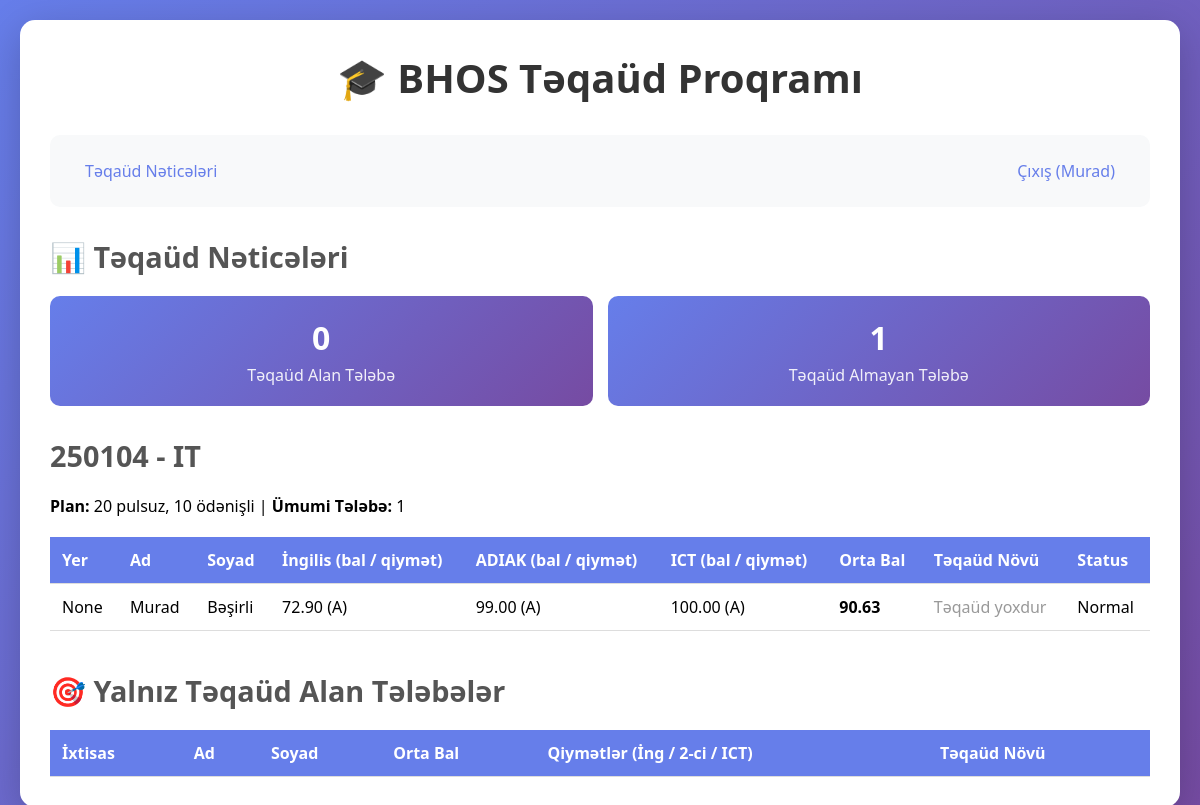
The app's page /calculate (signed in) with its own data.
### app.py (models this page shows, shortened)
class Student(db.Model):
    id = db.Column(db.Integer, primary_key=True)
    ixtisas_id = db.Column(db.Integer, nullable=False, index=True)
    name = db.Column(db.String(100), nullable=False)
    surname = db.Column(db.String(100), nullable=False)
    english_point = db.Column(db.Float, nullable=False)
    adiak_point = db.Column(db.Float, default=0)
    history_point = db.Column(db.Float, default=0)
    ict_point = db.Column(db.Float, nullable=False)
    average_score = db.Column(db.Float, default=0)
    scholarship_type = db.Column(db.String(50))
    rank = db.Column(db.Integer)
    english_grade = db.Column(db.String(2))
    adiak_grade = db.Column(db.String(2))
    history_grade = db.Column(db.String(2))
    ict_grade = db.Column(db.String(2))
    cancelled = db.Column(db.Boolean, default=False)

### app.py (the view)
@app.route('/calculate')
@login_required
def calculate():
    assign_scholarships()
    students_by_ixtisas = {}
    all_students = Student.query.all()
    for student in all_students:
        ixtisas_id = student.ixtisas_id
        if ixtisas_id not in students_by_ixtisas:
            students_by_ixtisas[ixtisas_id] = []
        students_by_ixtisas[ixtisas_id].append(student)
    scholarship_students = [s for s in all_students if s.scholarship_type is not None]
    return render_template('results.html',
                         students_by_ixtisas=students_by_ixtisas,
                         scholarship_students=scholarship_students,
                         ixtisas_plans=IXTISAS_PLANS,
                         students=all_students)

### app.py (called while the page is built)
def login_required(f):
    @wraps(f)
    def decorated_function(*args, **kwargs):
        if 'username' not in session:
            return redirect(url_for('login'))
        return f(*args, **kwargs)
    return decorated_function

### templates/results.html (shortened to what this page needs)
{% extends "base.html" %}
{% block content %}
<h2>📊 Təqaüd Nəticələri</h2>
<div class="stats">
    <div class="stat-card">
        <h3>{{ scholarship_students|length }}</h3>
        <p>Təqaüd Alan Tələbə</p>
    </div>
    <div class="stat-card">
        <h3>{{ students|length - scholarship_students|length }}</h3>
        <p>Təqaüd Almayan Tələbə</p>
    </div>
</div>
{% for ixtisas_id, ixtisas_students in students_by_ixtisas.items() %}
<div style="margin-bottom: 40px;">
    <h2>{{ ixtisas_id }} - {{ ixtisas_plans[ixtisas_id].name }}</h2>
    <p><strong>Plan:</strong> {{ ixtisas_plans[ixtisas_id].free }} pulsuz, {{ ixtisas_plans[ixtisas_id].payable }} ödənişli |
       <strong>Ümumi Tələbə:</strong> {{ ixtisas_students|length }}</p>
    <table>
        <thead>
            <tr>
                <th>Yer</th>
                <th>Ad</th>
                <th>Soyad</th>
                <th>İngilis (bal / qiymət)</th>
                {% if ixtisas_id in [250104, 250108, 250107, 250103, 250110] %}
                <th>ADIAK (bal / qiymət)</th>
                {% else %}
                <th>Tarix (bal / qiymət)</th>
                {% endif %}
                <th>ICT (bal / qiymət)</th>
                <th>Orta Bal</th>
                <th>Təqaüd Növü</th>
                <th>Status</th>
            </tr>
        </thead>
        <tbody>
            {% for student in ixtisas_students %}
            <tr >
                <td>{{ student.rank }}</td>
                <td>{{ student.name }}</td>
                <td>{{ student.surname }}</td>
                <td>{{ "%.2f"|format(student.english_point) }} ({{ student.english_grade }})</td>
                {% if ixtisas_id in [250104, 250108, 250107, 250103, 250110] %}
                <td>{{ "%.2f"|format(student.adiak_point) }} ({{ student.adiak_grade }})</td>
                {% else %}
                <td>{{ "%.2f"|format(student.history_point) }} ({{ student.history_grade }})</td>
                {% endif %}
                <td>{{ "%.2f"|format(student.ict_point) }} ({{ student.ict_grade }})</td>
                <td><strong>{{ "%.2f"|format(student.average_score) }}</strong></td>
                <td>
                    {% if student.scholarship_type %}
                        <strong>{{ student.scholarship_type }}</strong>
                    {% else %}
                        <span class="no-scholarship">Təqaüd yoxdur</span>
                    {% endif %}
                </td>
                <td>
                    {% if student.cancelled %}
                        Resit (ləğv olunub)
                    {% else %}
                        Normal
                    {% endif %}
                </td>
            </tr>
            {% endfor %}
        </tbody>
    </table>
</div>
{% endfor %}
<div style="margin-top: 30px;">
    <h2>🎯 Yalnız Təqaüd Alan Tələbələr</h2>
    <table>
        <thead>
            <tr>
                <th>İxtisas</th>
                <th>Ad</th>
                <th>Soyad</th>
                <th>Orta Bal</th>
                <th>Qiymətlər (İng / 2-ci / ICT)</th>
                <th>Təqaüd Növü</th>
            </tr>
        </thead>
    </table>
</div>
{% endblock %}

### templates/base.html (shortened to what this page needs)
<!DOCTYPE html>
<html lang="az">
<head>
</head>
<body>
    <div class="container">
        <h1>🎓 BHOS Təqaüd Proqramı</h1>
        <nav>
            <a href="{{ url_for('calculate') }}">Təqaüd Nəticələri</a>
            {% if session.get('username') %}
            <a href="{{ url_for('logout') }}" style="margin-left: auto;">Çıxış ({{ session.get('username') }})</a>
            {% endif %}
        </nav>
        {% block content %}{% endblock %}
    </div>
</body>
</html>

### templates/base.html (style rules this page uses)
* { margin: 0; padding: 0; box-sizing: border-box; }
body { font-family: 'Segoe UI', Tahoma, Geneva, Verdana, sans-serif; background: linear-gradient(135deg, #667eea 0%, #764ba2 100%); min-height: 100vh; padding: 20px; }
.container { max-width: 1200px; margin: 0 auto; background: white; border-radius: 15px; box-shadow: 0 10px 40px rgba(0,0,0,0.2); padding: 30px; }
h1 { color: #333; margin-bottom: 30px; text-align: center; font-size: 2.5em; }
h2 { color: #555; margin: 20px 0; font-size: 1.8em; }
nav { background: #f8f9fa; padding: 15px; border-radius: 10px; margin-bottom: 30px; display: flex; gap: 15px; flex-wrap: wrap; }
nav a { text-decoration: none; color: #667eea; padding: 10px 20px; border-radius: 5px; transition: all 0.3s; font-weight: 500; }
table { width: 100%; border-collapse: collapse; margin-top: 20px; background: white; }
th, td { padding: 12px; text-align: left; border-bottom: 1px solid #ddd; }
th { background: #667eea; color: white; font-weight: 600; }
.no-scholarship { color: #999; }
.stats { display: grid; grid-template-columns: repeat(auto-fit, minmax(200px, 1fr)); gap: 15px; margin-bottom: 30px; }
.stat-card { background: linear-gradient(135deg, #667eea 0%, #764ba2 100%); color: white; padding: 20px; border-radius: 10px; text-align: center; }
.stat-card h3 { font-size: 2em; margin-bottom: 5px; }
.stat-card p { opacity: 0.9; }

### records on screen
Student: get "Murad", ixtisas "250104", ixtisas_plans "IT", ixtisas_plans "20", ixtisas_plans "10", ixtisas_students "1", shows "ADIAK (bal / qiymət)", rank "None", name "Murad", surname "Bəşirli", english_point "72.90", english_grade "A", adiak_point "99.00", adiak_grade "A", ict_point "100.00", ict_grade "A", average_score "90.63", shows "Təqaüd yoxdur", cancelled "Normal"

### other values on screen
{{ scholarship_students|length }} "0"
{{ students|length - scholarship_students|length }} "1"
